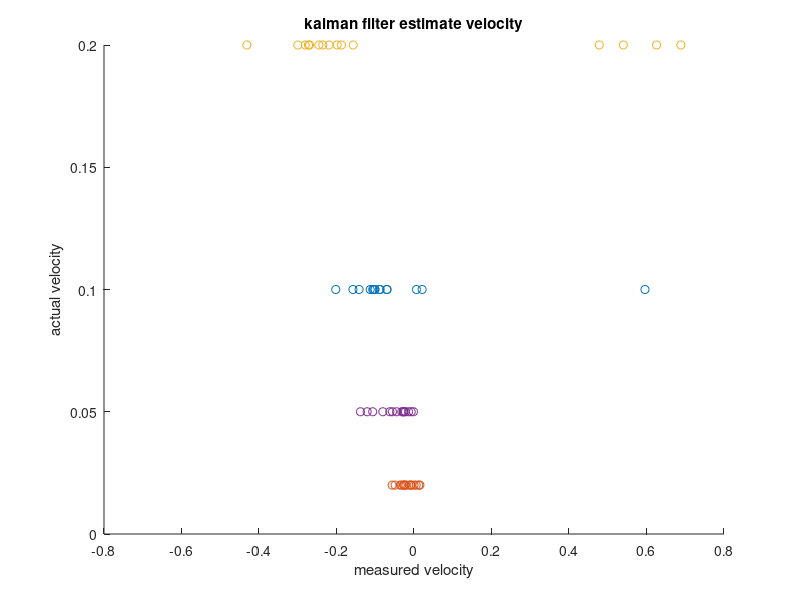

MATLAB code to generate this figure:
clear all, close all, clc

V_xrel_pt1 = load('V_x_relsave_pt1.mat');
V_xrel_pt02 = load('V_x_relsave_pt02.mat');
V_xrel_pt2 = load('V_x_relsave_pt2.mat');
V_xrel_pt05 = load('V_x_relsave_pt05.mat');

V_xrel_pt1_act = 0.1 * ones(15,1);
V_xrel_pt02_act = 0.02 * ones(15,1);
V_xrel_pt2_act = 0.2 * ones(15,1);
V_xrel_pt05_act = 0.05 * ones(15,1);

scatter(-V_xrel_pt1.V_x_rel_save(15:29), V_xrel_pt1_act)
hold on
scatter(-V_xrel_pt02.V_x_rel_save(51:65), V_xrel_pt02_act)
scatter(-V_xrel_pt2.V_x_rel_save(5:19), V_xrel_pt2_act)
scatter(-V_xrel_pt05.V_x_rel_save(6:20), V_xrel_pt05_act)

xlabel('measured velocity')
ylabel('actual velocity')
title('kalman filter estimate velocity')
hold off